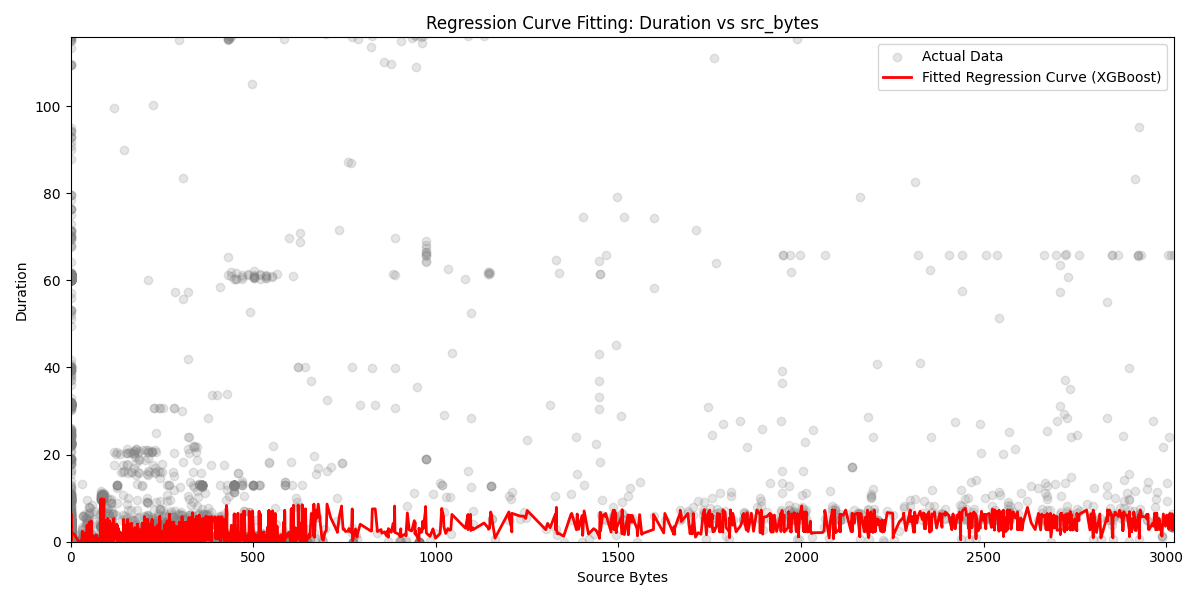

Generate this figure with Python:
import pandas as pd
import numpy as np
import matplotlib.pyplot as plt
import seaborn as sns
from xgboost import XGBRegressor
from sklearn.linear_model import LinearRegression
from sklearn.preprocessing import StandardScaler, LabelEncoder
from sklearn.metrics import mean_squared_error, r2_score, mean_absolute_error
import joblib
import os
import warnings

warnings.filterwarnings('ignore')

# %% [markdown]
# ## 1. Data Loading

folder = os.path.dirname(__file__)
train_df = pd.read_csv(os.path.join(folder, 'train.csv'))
test_df  = pd.read_csv(os.path.join(folder, 'test.csv'))

# %% [markdown]
# ## 2. Data Preparation for Regression

def _ip_first_octet(ip_str):
    try: return int(str(ip_str).split('.')[0])
    except: return 0

def prepare_regression_data(df, target_col='duration', is_train=True, encoders=None, scaler=None):
    df = df.copy()
    
    # Filter extreme outliers in duration for better curve fitting visualization
    if is_train:
        q_upper = df[target_col].quantile(0.95)
        df = df[df[target_col] <= q_upper]

    y = df[target_col]
    X = df.drop(columns=[target_col, 'label', 'type'], errors='ignore')
    X = X.replace('-', np.nan)

    # IP features
    for col, prefix in [('src_ip', 'src'), ('dst_ip', 'dst')]:
        if col in X.columns:
            X[f'{prefix}_octet1'] = X[col].apply(_ip_first_octet)
            X = X.drop(columns=[col])

    # Categorical Encoding
    cat_cols = X.select_dtypes(include=['object']).columns.tolist()
    if is_train:
        encoders = {}
        for col in cat_cols:
            le = LabelEncoder()
            X[col] = le.fit_transform(X[col].astype(str).fillna('unknown'))
            encoders[col] = le
    else:
        for col in cat_cols:
            if col in encoders:
                X[col] = X[col].astype(str).fillna('unknown').apply(
                    lambda x: encoders[col].transform([x])[0] if x in encoders[col].classes_ else -1
                )
            else: X[col] = 0

    X = X.fillna(0)
    for col in X.columns:
        if X[col].dtype == 'object': X[col] = pd.to_numeric(X[col], errors='coerce')
    X = X.fillna(0)

    if is_train:
        scaler = StandardScaler()
        X_scaled = scaler.fit_transform(X)
    else:
        X_scaled = scaler.transform(X)

    return X_scaled, y, X, encoders, scaler

print("Preparing data for regression...")
X_train_scaled, y_train, X_train_raw, encoders, scaler = prepare_regression_data(train_df, is_train=True)
X_test_scaled, y_test, X_test_raw, _, _ = prepare_regression_data(test_df, is_train=False, encoders=encoders, scaler=scaler)

# %% [markdown]
# ## 3. Model Training (Curve Fitting)

print("Training XGBoost Regressor...")
xgb_reg = XGBRegressor(n_estimators=100, max_depth=6, learning_rate=0.1, random_state=42, n_jobs=-1)
xgb_reg.fit(X_train_scaled, y_train)

print("Training Linear Regression Baseline...")
lr_reg = LinearRegression()
lr_reg.fit(X_train_scaled, y_train)

# %% [markdown]
# ## 4. Evaluation & Visualization

def evaluate_regression(model, X, y, model_name):
    y_pred = model.predict(X)
    mse = mean_squared_error(y, y_pred)
    mae = mean_absolute_error(y, y_pred)
    r2 = r2_score(y, y_pred)
    print(f"\n--- {model_name} Metrics ---")
    print(f"MSE: {mse:.6f}")
    print(f"MAE: {mae:.6f}")
    print(f"R2 : {r2:.4f}")
    return y_pred

y_pred_xgb = evaluate_regression(xgb_reg, X_test_scaled, y_test, "XGBoost Regressor")

# 4.1 Actual vs Predicted Plot
plt.figure(figsize=(10, 6))
plt.scatter(y_test, y_pred_xgb, alpha=0.3, color='blue')
plt.plot([y_test.min(), y_test.max()], [y_test.min(), y_test.max()], 'r--', lw=2)
plt.xlabel('Actual Duration')
plt.ylabel('Predicted Duration')
plt.title('Actual vs Predicted (XGBoost Regressor)')
plt.tight_layout()
plt.savefig(os.path.join(folder, 'regression_actual_vs_predicted.png'))
plt.close()

# 4.2 Regression Curve Fitting (Duration vs Source Bytes)
# We pick a feature with strong correlation, e.g., 'src_bytes' (index needs to be found)
feature_to_plot = 'src_bytes'
if feature_to_plot in X_test_raw.columns:
    plt.figure(figsize=(12, 6))
    
    # Sort by feature for smooth plotting
    sort_idx = X_test_raw[feature_to_plot].argsort()
    x_plot = X_test_raw[feature_to_plot].iloc[sort_idx]
    y_actual = y_test.iloc[sort_idx]
    y_pred_plot = pd.Series(y_pred_xgb).iloc[sort_idx]
    
    plt.scatter(x_plot, y_actual, alpha=0.2, label='Actual Data', color='gray')
    plt.plot(x_plot, y_pred_plot, color='red', lw=2, label='Fitted Regression Curve (XGBoost)')
    
    plt.xlabel('Source Bytes')
    plt.ylabel('Duration')
    plt.title(f'Regression Curve Fitting: Duration vs {feature_to_plot}')
    plt.legend()
    plt.xlim(0, x_plot.quantile(0.99)) # Clip for visualization
    plt.ylim(0, y_actual.quantile(0.99))
    plt.tight_layout()
    plt.savefig(os.path.join(folder, 'regression_curve_fitting.png'))
    plt.close()

# %% [markdown]
# ## 5. Saving Artifacts

print("\nSaving regression artifacts...")
joblib.dump(xgb_reg, os.path.join(folder, 'regression_curve_model.pkl'))
joblib.dump(encoders, os.path.join(folder, 'regression_curve_encoders.pkl'))
joblib.dump(scaler, os.path.join(folder, 'regression_curve_scaler.pkl'))
print("Regression pipeline complete.")
